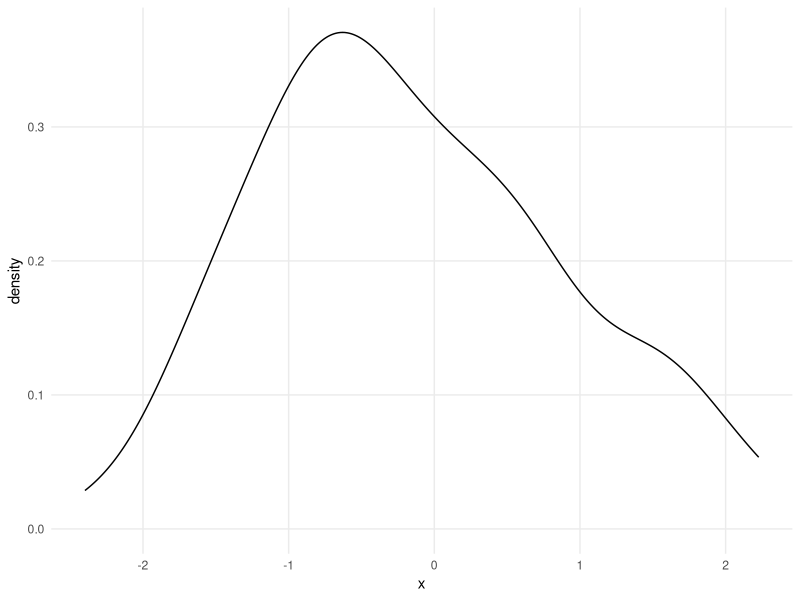

Reproduce this figure in R.
## ---- chunk 1
knitr::opts_chunk$set(warning = FALSE, message = FALSE) 
## ---- chunk 2
library("tidyverse")
theme_set(theme_minimal())
theme_update(panel.grid.minor = element_blank(), 
  plot.title = element_text(hjust = 0.5))

## ---- chunk 3
tibble(x = rnorm(100)) |> 
  ggplot(aes(x)) +
    geom_density()
